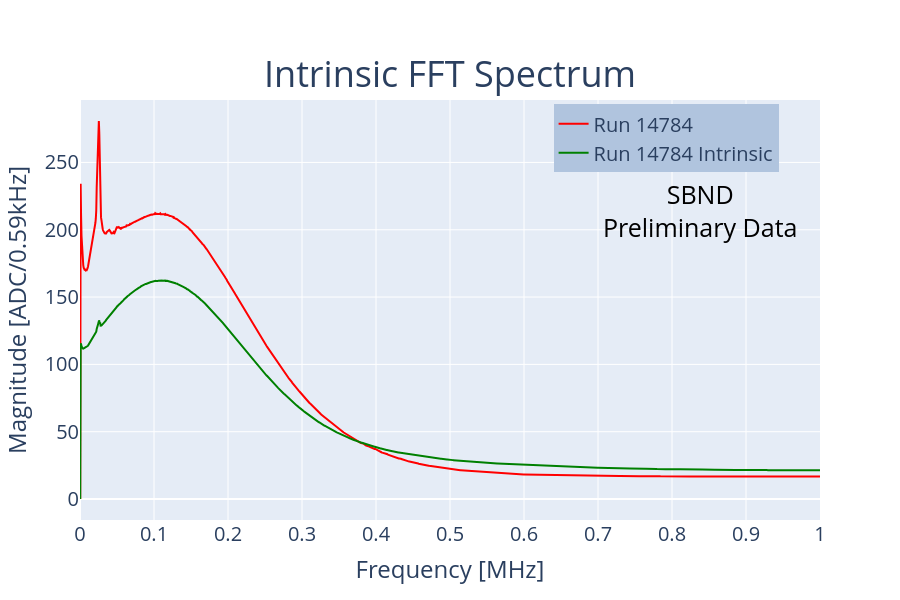

The notebook cell this image was saved under:
### Code cell
color = ['red','green','blue']
run_number='14784'
fig = make_subplots(rows=1,cols =1,subplot_titles = ('Intrinsic FFT Spectrum',))
fig.add_trace(go.Scatter(x=freq,y = np.divide(FFTs_list['total'][0:1708],11264-skipped),marker_color = color[0],opacity = 2/(1+1),name = f'Run {run_number}'),row = 1, col = 1)
fig.add_trace(go.Scatter(x=freq,y = np.divide(FFTs_list1['total'][0:1708],11264-skipped),marker_color = color[1],opacity = 2/(1+1),name = f'Run {run_number} Intrinsic'),row = 1, col = 1)

fig.update_xaxes(title_text = "Frequency [MHz]",row = 1, col = 1)
fig.update_yaxes(title_text = "Magnitude [ADC/0.59kHz]",row = 1, col = 1)
fig.update_layout(xaxis = dict(tickmode = 'linear',dtick = .1,range= [0,1]))
fig.update_layout(height = 600, width = 900,showlegend = True)
fig.update_annotations(font_size=36)
fig
fig.update_layout(font = dict(size=20),legend=dict(
    yanchor="top",
    y=0.99,
    xanchor="left",
    x=0.64,
    bgcolor="LightSteelBlue",
        bordercolor="Black",
))

fig.add_annotation(dict(font = dict(size = 25,color="Black",)),xshift= 250,yshift=100,text = f"SBND<br>Preliminary Data",showarrow = False)
fig.write_image(f'/Users/danielcarber/Documents/SBND/Noise Analysis/Plots/SBND_TPC_FFT.png')
fig.write_image(f'/Users/danielcarber/Documents/SBND/Noise Analysis/Plots/SBND_TPC_FFT.pdf')
fig.show()

### Figure 1 — Plotly figure (JSON) as saved in the notebook; plotly's stock layout.template omitted (floating-point values rounded to 4 significant figures; data arrays with more than 128 entries replaced by an {"elided": "..."} marker saying what was removed)
{"data": [{"marker": {"color": "red"}, "name": "Run 14784", "opacity": 1, "type": "scatter", "x": {"elided": "1708 float values"}, "xaxis": "x", "y": {"elided": "1708 float values"}, "yaxis": "y"}, {"marker": {"color": "green"}, "name": "Run 14784 Intrinsic", "opacity": 1, "type": "scatter", "x": {"elided": "1708 float values"}, "xaxis": "x", "y": {"elided": "1708 float values"}, "yaxis": "y"}], "layout": {"annotations": [{"font": {"size": 36}, "showarrow": false, "text": "Intrinsic FFT Spectrum", "x": 0.5, "xanchor": "center", "xref": "paper", "y": 1, "yanchor": "bottom", "yref": "paper"}, {"font": {"color": "Black", "size": 25}, "showarrow": false, "text": "SBND<br>Preliminary Data", "xshift": 250, "yshift": 100}], "font": {"size": 20}, "height": 600, "legend": {"bgcolor": "LightSteelBlue", "bordercolor": "Black", "x": 0.64, "xanchor": "left", "y": 0.99, "yanchor": "top"}, "showlegend": true, "width": 900, "xaxis": {"anchor": "y", "domain": [0, 1], "dtick": 0.1, "range": [0, 1], "tickmode": "linear", "title": {"text": "Frequency [MHz]"}}, "yaxis": {"anchor": "x", "domain": [0, 1], "title": {"text": "Magnitude [ADC/0.59kHz]"}}}}
